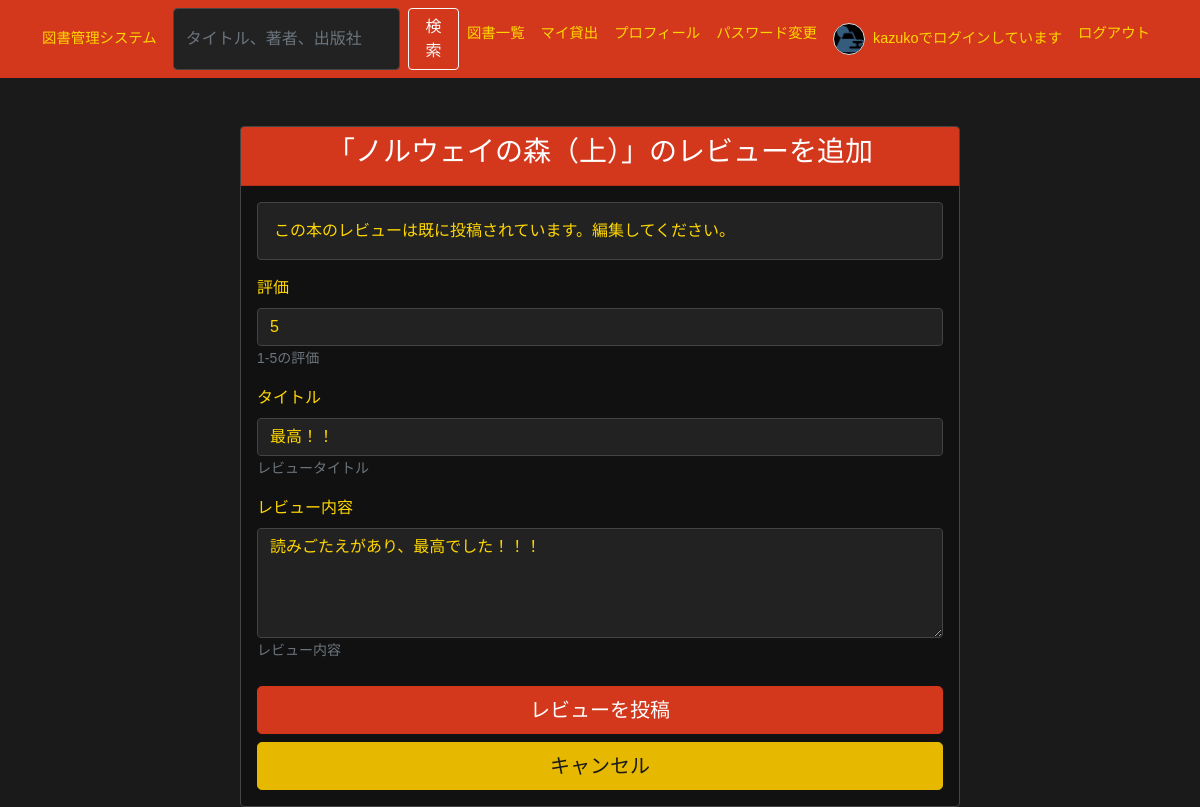
The page /books/2/review/ (signed in) on the database its author committed.
### book_management/models.py (models this page shows, shortened)
class Member(models.Model):
    MEMBERSHIP_TYPE_CHOICES = [
        ('regular', '一般会員'),
        ('student', '学生会員'),
        ('staff', 'スタッフ'),
        ('premium', 'プレミアム会員'),
    ]
    membership_level = models.CharField(
        max_length=10,
        choices=MEMBERSHIP_TYPE_CHOICES,
        default='regular',
        verbose_name='会員ランク',
    )
    member_id = models.AutoField(primary_key=True)
    user = models.OneToOneField(User, on_delete=models.CASCADE)
    phone_number = models.CharField(
        max_length=15,
        null=True,
        blank=True,
        help_text="電話番号（ハイフンなし）"
    )
    postal_code = models.CharField(
        max_length=8,
        null=True,
        blank=True,
        help_text="郵便番号"
    )
    address = models.TextField(
        null=True,
        blank=True,
        help_text="住所"
    )
    membership_type = models.CharField(
        max_length=20,
        choices=MEMBERSHIP_TYPE_CHOICES,
        default='regular'
    )
    membership_start_date = models.DateField(auto_now_add=True)
    membership_expity_date = models.DateField(null=True, blank=True)
    profile_image = models.ImageField(
        upload_to='member_profiles/',
        null=True,
        blank=True,
        help_text="プロフィール画像"
    )
    is_active = models.BooleanField(default=True)
    created_at = models.DateTimeField(auto_now_add=True)
    updated_at = models.DateTimeField(auto_now=True)

class Book(models.Model):
    book_id = models.AutoField(primary_key=True)
    isbn = models.CharField(max_length=13, unique=True, null=True,blank=True,help_text="ISBNコード（重複不可、空白不可）")
    title = models.CharField(max_length=200)
    author = models.CharField(max_length=100)
    publisher = models.CharField(max_length=200)
    publication_date = models.DateField()
    category = models.CharField(max_length=50, null=True, blank=True)
    cover_image = models.ImageField(
        upload_to='book_covers',
        null=True,
        blank=True,
        help_text="図書の表紙画像"
        )
    total_copies = models.PositiveIntegerField(default=1)
    available_copies = models.PositiveIntegerField(default=1)
    description = models.TextField(null=True, blank=True,help_text="図書の概要")
    average_rating = models.DecimalField(
        max_digits=3,
        decimal_places=2,
        default=0.00,
        help_text="平均評価"
    )
    review_count = models.PositiveIntegerField(default=0, help_text="レビュー数")
    created_at = models.DateTimeField(auto_now_add=True)
    updated_at = models.DateTimeField(auto_now=True)

class Review(models.Model):
    review_id = models.AutoField(primary_key=True)
    book = models.ForeignKey(Book, on_delete=models.CASCADE)
    member = models.ForeignKey(Member, on_delete=models.CASCADE)
    rating = models.PositiveSmallIntegerField(
        validators=[MinValueValidator(1),MaxValueValidator(5)],
        help_text="1-5の評価"
    )
    title = models.CharField(max_length=100, help_text="レビュータイトル")
    content = models.TextField(help_text="レビュー内容")
    likes = models.ManyToManyField(
        Member,
        related_name='liked_reviews',
        blank=True,
        help_text="このレビューにいいねした会員"
    )
    is_approved = models.BooleanField(default=True, help_text="承認済み")
    is_featured = models.BooleanField(default=True, help_text="おすすめレビュー")
    created_at = models.DateTimeField(auto_now_add=True)
    updated_at = models.DateTimeField(auto_now=True)
    class Meta:
        unique_together = ('book', 'member') #1人1冊につき1つのレビュー
        ordering = ['-created_at']

### book_management/views.py (the view, shortened to what this page needs)
# urls.py: path('books/<int:pk>/review/', views.add_review, name='add_review'), # pk に統一
@login_required
def add_review(request, pk):
    book = get_object_or_404(Book, pk=pk)
    try:
        member = Member.objects.get(user=request.user)
    except Member.DoesNotExist:
        messages.error(request, '会員登録が必要です。')
        return redirect('book_management:book_detail', pk=book.pk) # ここを修正
    existing_review = Review.objects.filter(book=book, member=member).first()
    if existing_review:
        form = ReviewForm(request.POST or None, instance=existing_review)
        message = "この本のレビューは既に投稿されています。編集してください。"
    else:
        form = ReviewForm(request.POST or None)
        message = None
    context = {
        'book': book,
        'form': form,
        'message': message,
    }
    return render(request, 'book_management/add_review.html', context)

### book_management/forms.py
class ReviewForm(forms.ModelForm):
    class Meta:
        model = Review
        fields = ['rating', 'title', 'content'] # 'comment' や 'ranking' は含めない
        widgets = {
            'title': forms.TextInput(attrs={'placeholder': 'レビューのタイトル'}),
            'content': forms.Textarea(attrs={'rows': 4, 'placeholder': 'レビュー内容'}),
        }
        labels = {
            'rating': '評価',
            'title': 'タイトル',
            'content': 'レビュー内容',
        }

### templates/book_management/add_review.html (shortened to what this page needs)
{% extends 'base.html' %}
{% load django_bootstrap5 %}
{% block content %}
<div class="container mt-5">
    <div class="row justify-content-center">
        <div class="col-md-8">
            <div class="card">
                <div class="card-header">
                    <h3 class="text-center">「{{ book.title }}」のレビューを追加</h3>
                </div>
                <div class="card-body">
                    {% if message %}
                        <div class="alert alert-info" role="alert">
                            {{ message }}
                        </div>
                    {% endif %}
                    <form method="post">
                        {% bootstrap_form form %}
                        <div class="d-grid gap-2 mt-4">
                            <button type="submit" class="btn btn-primary btn-lg">レビューを投稿</button>
                            <a href="{% url 'book_management:book_detail' book.pk %}" class="btn btn-secondary btn-lg">キャンセル</a>
                        </div>
                    </form>
                </div>
            </div>
        </div>
    </div>
</div>
{% endblock %}

### templates/base.html (shortened to what this page needs)
<!DOCTYPE html>
<html lang="ja">
<head>
    <link href="https://cdn.jsdelivr.net/npm/bootstrap@5.1.3/dist/css/bootstrap.min.css" rel="stylesheet">
</head>
<body>
    <nav class="navbar navbar-expand-lg navbar-dark">
        <div class="container">
            <a class="navbar-brand" href="{% url 'book_management:index' %}">図書管理システム</a>
            <form class="d-flex" action="{% url 'book_management:search_books' %}" method="get">
                <input class="form-control me-2" type="search" placeholder="タイトル、著者、出版社" aria-label="Search" name="q" value="{{ request.GET.q|default:'' }}">
                <button class="btn btn-outline-light" type="submit">検索</button>
            </form>
            <div class="navbar-nav ms-auto">
                <a class="nav-link" href="{% url 'book_management:book_list' %}">図書一覧</a>
                {% if user.is_authenticated %}
                    <a class="nav-link" href="{% url 'book_management:my_rentals' %}">マイ貸出</a>
                    <a class="nav-link" href="{% url 'book_management:profile' %}">プロフィール</a>
                    <a class="nav-link" href="{% url 'accounts:password_change' %}">パスワード変更</a>
                    <span class="nav-link active d-flex align-items-center">
                        {% if user.member and user.member.profile_image %}
                            <img src="{{ user.member.profile_image.url }}" alt="{{ user.username }}のプロフィール画像" class="profile-icon">
                        {% else %}
                            <img src="/placeholder.svg?height=32&width=32&text=👤" alt="デフォルトアイコン" class="profile-icon">
                        {% endif %}
                        {{ user.username }}でログインしています
                    </span>
                    <a href="{% url 'logout' %}" class="nav-link active">ログアウト</a>
                {% else %}
                    <a href="{% url 'login' %}" class="nav-link active">ログイン</a>
                    <a href="{% url 'accounts:signup' %}" class="nav-link active">新規登録</a>
                {% endif %}
            </div>
        </div>
    </nav>
    <div class="container mt-4">
        {% block content %}
        {% endblock %}
    </div>
</body>
</html>

### templates/base.html (style rules this page uses)
span { color: var(--text-color); }
.profile-icon { width: 32px; height: 32px; border-radius: 50%; object-fit: cover; margin-right: 8px; border: 1px solid #ddd; background-color: #000; }
:root { --primary-color: #d3381c; --primary-color-dark: #b02e17; --secondary-color: #ffd700; --secondary-color-dark: #e6b800; --text-color: #ffd700; --background-color: #1a1a1a; --white-color: #fff; --border-color: #444; }
body { font-family: 'Arial', sans-serif; color: var(--text-color); background-color: var(--background-color); }
.btn-primary { background-color: var(--primary-color); border-color: var(--primary-color); color: var(--white-color); }
.btn-secondary { background-color: var(--secondary-color-dark); border-color: var(--secondary-color-dark); color: var(--background-color); }
.card { background-color: #111; color: var(--text-color); border: 1px solid var(--border-color); }
.card-header { background-color: var(--primary-color); color: var(--white-color); }
.navbar { background-color: var(--primary-color) !important; }
.navbar-brand, .nav-link { color: var(--secondary-color) !important; }
.navbar .nav-link, .navbar .navbar-brand { font-size: 0.9rem; white-space: nowrap; }
.form-control { background-color: #222; color: var(--text-color); border: 1px solid var(--border-color); }
.alert { background-color: #222; color: var(--text-color); border-color: var(--border-color); }

### rows shown on the page
Book: title "ノルウェイの森（上）"
Review: rating "5", title "最高！！", content "読みごたえがあり、最高でした！！！"

### other values the page prints
{{ user.username }} "kazuko"
{{ message }} "この本のレビューは既に投稿されています。編集してください。"
